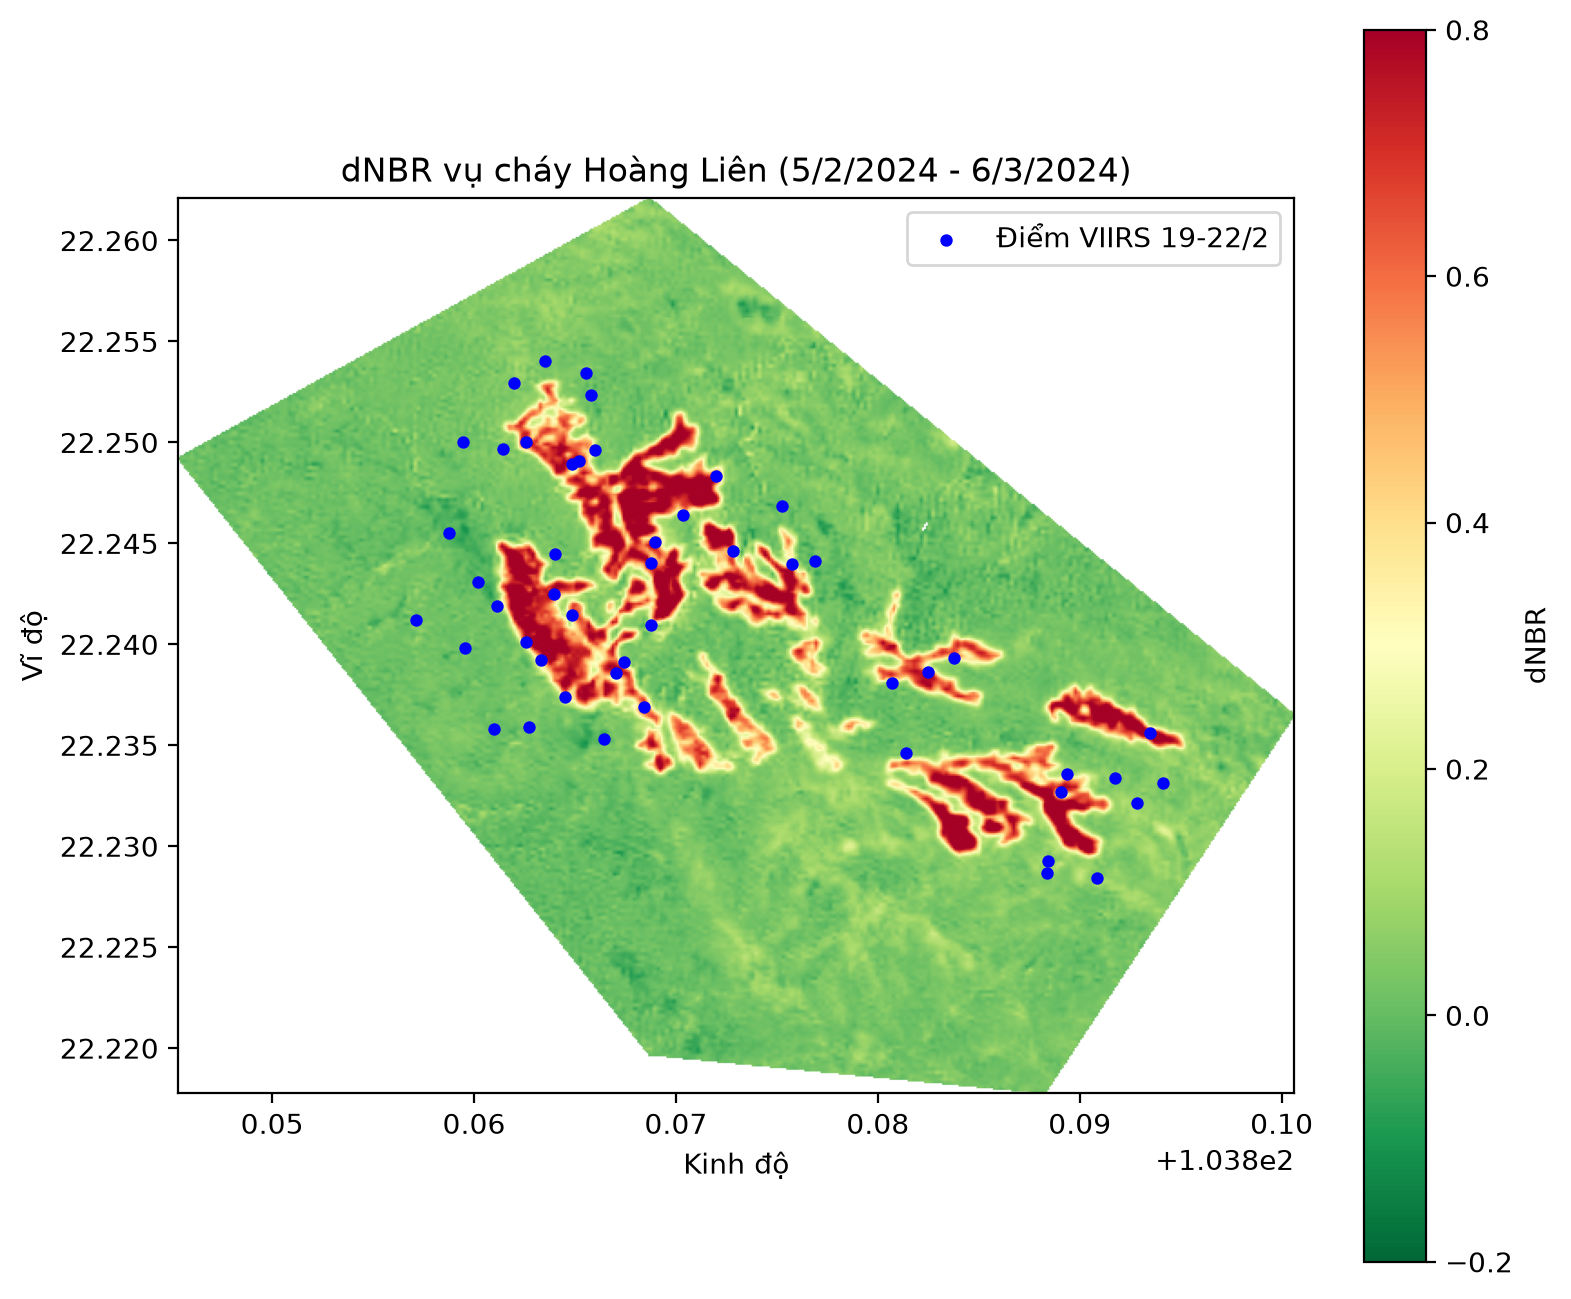

This figure's Python source:
"""
dnbr.py - Lập bản đồ vùng cháy vụ cháy Hoàng Liên (19-22/2/2024) bằng dNBR
Dữ liệu: Sentinel-2 L2A, ảnh trước cháy 5/2/2024, ảnh sau cháy 6/3/2024
"""
import glob
import os
import numpy as np
import pandas as pd
import rasterio
from scipy import ndimage
import matplotlib.pyplot as plt


PRE_DIR = "s2_0205"                 # thư mục giải nén ảnh 5/2
POST_DIR = "s2_0306"                # thư mục giải nén ảnh 6/3
FIRMS_CSV = "diem_chay_sach.csv"    # 58 điểm FIRMS đã lọc hôm trước
THRESHOLDS = [0.10, 0.20, 0.27]     # các ngưỡng dNBR đặt trước
BUFFER_M = 500                      # bán kính quanh điểm FIRMS (mét)
BANDS = ["B03", "B08", "B8A", "B12"]


def read_band(folder, band):
    """Tìm file có tên chứa `band` trong thư mục, mở ra, trả về bảng số."""
    paths = [p for p in glob.glob(os.path.join(folder, "**", "*.tif*"), recursive=True)
             if band in os.path.basename(p)]
    if len(paths) != 1:
        raise RuntimeError(f"Tìm thấy {len(paths)} file cho {band} trong {folder}: {paths}")
    with rasterio.open(paths[0]) as src:
        values = src.read(1).astype("float64")       # lớp 1: giá trị phản xạ
        if src.count >= 2:                           # lớp 2: dataMask (1 = có dữ liệu)
            has_data = src.read(2) > 0
        else:
            has_data = np.isfinite(values) & (values > 0)
        return values, has_data, src.transform, src.crs

pre, post = {}, {}          # pre["B8A"] là bảng B8A ngày 5/2, ...
transforms = []
valid = None                # bảng Đúng/Sai: điểm ảnh nào dùng được
for folder, store in [(PRE_DIR, pre), (POST_DIR, post)]:
    for b in BANDS:
        values, has_data, tf, crs = read_band(folder, b)
        store[b] = values
        transforms.append(tf)
        valid = has_data if valid is None else (valid & has_data)


shapes = {v.shape for v in list(pre.values()) + list(post.values())}
assert len(shapes) == 1, f"Các bảng khác kích thước: {shapes}"
assert all(t == transforms[0] for t in transforms), "Các file lệch tọa độ"
tf = transforms[0]
rows, cols = pre["B8A"].shape
print(f"Kích thước ảnh: {rows} hàng x {cols} cột")

def normalized_difference(a, b):
    with np.errstate(divide="ignore", invalid="ignore"):
        out = (a - b) / (a + b)
    out[~np.isfinite(out)] = np.nan     # chỗ chia cho 0 thì gán "không có giá trị"
    return out

#MẶT NƯỚC
ndwi_pre = normalized_difference(pre["B03"], pre["B08"])
ndwi_post = normalized_difference(post["B03"], post["B08"])
with np.errstate(invalid="ignore"):
    water = (ndwi_pre > 0) | (ndwi_post > 0)    # là nước ở MỘT TRONG HAI ngày
valid &= ~water
print(f"Số điểm ảnh nước bị che: {water.sum()}")

nbr_pre = normalized_difference(pre["B8A"], pre["B12"])
nbr_post = normalized_difference(post["B8A"], post["B12"])
dnbr = nbr_pre - nbr_post
dnbr[~valid] = np.nan
print(f"NBR trước cháy (trung vị): {np.nanmedian(nbr_pre[valid]):.3f}")
print(f"dNBR (trung vị toàn khung): {np.nanmedian(dnbr):.3f}")

# transform: tf.c = kinh độ mép trái, tf.f = vĩ độ mép trên,
#            tf.a = bề rộng 1 ô (độ), tf.e = chiều cao 1 ô (độ, âm vì đi từ trên xuống)
lon = tf.c + (np.arange(cols) + 0.5) * tf.a
lat = tf.f + (np.arange(rows) + 0.5) * tf.e
LON, LAT = np.meshgrid(lon, lat)                 # bảng kinh độ, vĩ độ của từng ô
m_per_deg_lat = 110_750
m_per_deg_lon = 111_320 * np.cos(np.radians(lat.mean()))
px_area_ha = (abs(tf.e) * m_per_deg_lat) * (tf.a * m_per_deg_lon) / 10_000
print(f"Diện tích một điểm ảnh: {px_area_ha:.4f} ha")



firms = pd.read_csv(FIRMS_CSV)
firms = firms[firms["sensor"] == "VIIRS"]
near_firms = np.zeros((rows, cols), bool)
for lat0, lon0 in zip(firms["latitude"], firms["longitude"]):
    dy = (LAT - lat0) * m_per_deg_lat
    dx = (LON - lon0) * m_per_deg_lon
    near_firms |= (dx**2 + dy**2) <= BUFFER_M**2
print(f"Số điểm VIIRS dùng để lọc: {len(firms)}")


eight_neighbors = np.ones((3, 3), bool)          # hai ô chạm nhau cả theo đường chéo là liền khối
results = []
for thr in THRESHOLDS:
    with np.errstate(invalid="ignore"):
        burned = dnbr >= thr                     # tất cả điểm ảnh vượt ngưỡng
    labels, n_patches = ndimage.label(burned, structure=eight_neighbors)   # đánh số từng mảng
    keep = np.unique(labels[burned & near_firms])                         # mảng nào chạm vùng FIRMS
    keep = keep[keep > 0]
    fire = np.isin(labels, keep)                 # chỉ giữ các mảng đó
    results.append({
        "nguong_dNBR": thr,
        "toan_khung_ha": round(burned.sum() * px_area_ha, 2),
        "vu_chay_ha": round(fire.sum() * px_area_ha, 2),
        "so_manh_giu_lai": len(keep),
        "so_manh_toan_khung": n_patches,
    })
    with rasterio.open(f"vung_chay_{thr:.2f}.tif", "w", driver="GTiff", height=rows, width=cols,
                       count=1, dtype="uint8", crs=crs, transform=tf) as dst:
        dst.write(fire.astype("uint8"), 1)

table = pd.DataFrame(results)
print("\nDIỆN TÍCH VÙNG CHÁY:")
print(table.to_string(index=False))
table.to_csv("dien_tich_vung_chay.csv", index=False)


with rasterio.open("dnbr.tif", "w", driver="GTiff", height=rows, width=cols, count=1,
                   dtype="float32", crs=crs, transform=tf, nodata=np.nan) as dst:
    dst.write(dnbr.astype("float32"), 1)

extent = [lon[0] - tf.a / 2, lon[-1] + tf.a / 2, lat[-1] + tf.e / 2, lat[0] - tf.e / 2]
plt.figure(figsize=(9, 8))
plt.imshow(dnbr, cmap="RdYlGn_r", vmin=-0.2, vmax=0.8, extent=extent)
plt.colorbar(label="dNBR")
plt.scatter(firms["longitude"], firms["latitude"], s=12, c="blue", label="Điểm VIIRS 19-22/2")
plt.legend()
plt.xlabel("Kinh độ")
plt.ylabel("Vĩ độ")
plt.title("dNBR vụ cháy Hoàng Liên (5/2/2024 - 6/3/2024)")
plt.savefig("dnbr.png", dpi=200, bbox_inches="tight")
print("\nĐã lưu: dnbr.tif, dnbr.png, vung_chay_*.tif, dien_tich_vung_chay.csv")
